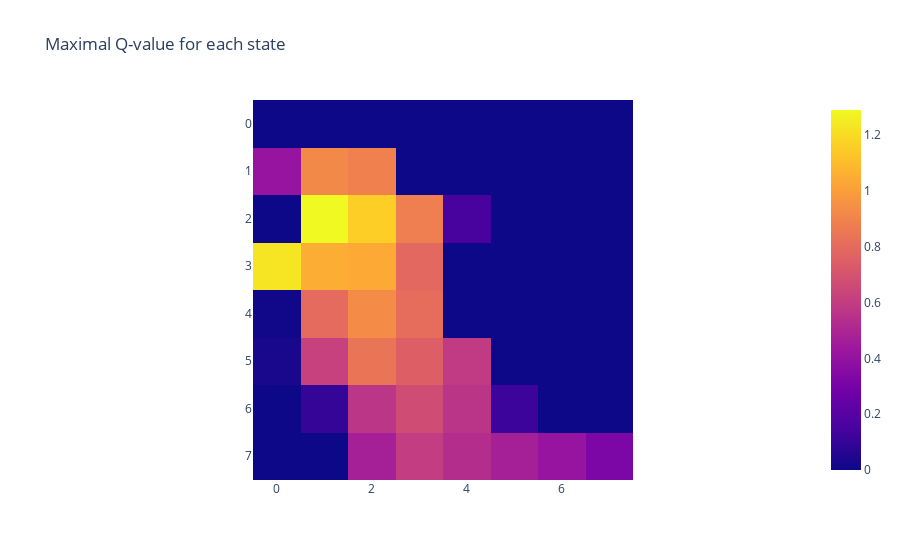
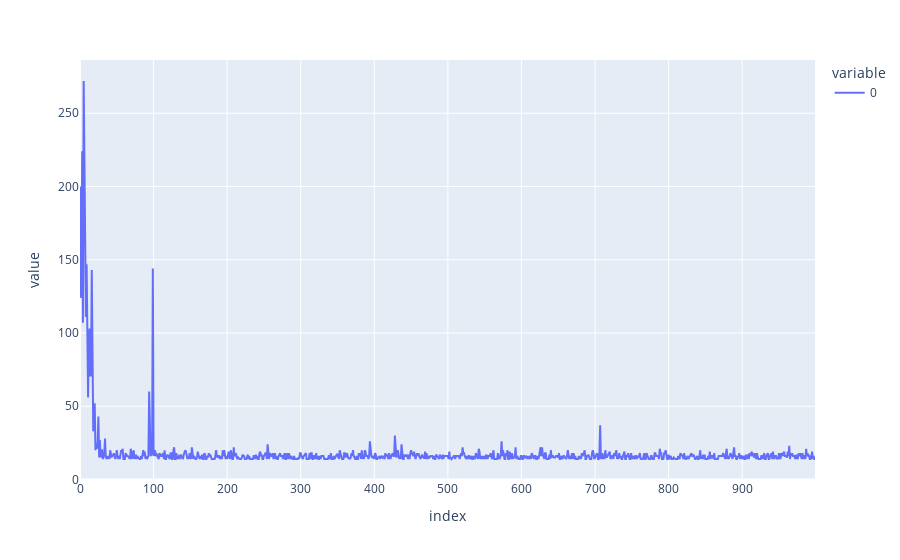

Here is the notebook cell these charts were saved with, in order:
### Code cell
def train_n_steps(n_steps=1000):    
    
    key = random.PRNGKey(0)
    q_values = jnp.zeros([GRID_SIZE[0], GRID_SIZE[1], N_ACTIONS], dtype=jnp.float32)
    env_state, obs = env.reset(key) 
    done = False

    steps = []

    for _ in tqdm(range(n_steps)):
        done = False
        n_steps = 0

        while not done:
            state, _ = env_state
            action, key = policy(key, N_ACTIONS, state, q_values)
            movement = movements[action]
            env_state, obs, reward, done = env.step(env_state, movement)

            q_values = agent.update(state, action, reward, done, obs, q_values)
            n_steps+=1
        steps.append(n_steps)


    fig=px.imshow(pd.DataFrame(jnp.max(q_values, axis=2)).round(2), title="Maximal Q-value for each state")
    fig.show()
    fig=px.line(steps)
    fig.show()
    
# train_n_steps()

### Figure 1 — Plotly figure (JSON) as saved in the notebook; plotly's stock layout.template omitted (floating-point values rounded to 4 significant figures)
{"data": [{"coloraxis": "coloraxis", "hovertemplate": "x: %{x}<br>y: %{y}<br>color: %{z}<extra></extra>", "name": "0", "type": "heatmap", "x": [0, 1, 2, 3, 4, 5, 6, 7], "xaxis": "x", "y": [0, 1, 2, 3, 4, 5, 6, 7], "yaxis": "y", "z": [[0, 0, 0, 0, 0, 0, 0, 0], [0.41, 0.92, 0.89, 0, 0, 0, 0, 0], [0, 1.29, 1.16, 0.88, 0.15, 0, 0, 0], [1.23, 1.05, 1.04, 0.79, 0, 0, 0, 0], [0.01, 0.8, 0.93, 0.81, 0, 0, 0, 0], [0.03, 0.62, 0.84, 0.75, 0.59, 0, 0, 0], [0, 0.1, 0.57, 0.67, 0.56, 0.12, 0, 0], [0, 0, 0.47, 0.6, 0.53, 0.47, 0.41, 0.32]]}], "layout": {"coloraxis": {"colorscale": [[0, "#0d0887"], [0.1111, "#46039f"], [0.2222, "#7201a8"], [0.3333, "#9c179e"], [0.4444, "#bd3786"], [0.5556, "#d8576b"], [0.6667, "#ed7953"], [0.7778, "#fb9f3a"], [0.8889, "#fdca26"], [1, "#f0f921"]]}, "title": {"text": "Maximal Q-value for each state"}, "xaxis": {"anchor": "y", "constrain": "domain", "domain": [0, 1], "scaleanchor": "y"}, "yaxis": {"anchor": "x", "autorange": "reversed", "constrain": "domain", "domain": [0, 1]}}}

### Figure 2 — Plotly figure (JSON) as saved in the notebook; plotly's stock layout.template omitted (floating-point values rounded to 4 significant figures; data arrays with more than 128 entries replaced by an {"elided": "..."} marker saying what was removed)
{"data": [{"hovertemplate": "variable=0<br>index=%{x}<br>value=%{y}<extra></extra>", "legendgroup": "0", "line": {"color": "#636efa", "dash": "solid"}, "marker": {"symbol": "circle"}, "mode": "lines", "name": "0", "orientation": "v", "showlegend": true, "type": "scatter", "x": {"elided": "1000 int values"}, "xaxis": "x", "y": {"elided": "1000 int values"}, "yaxis": "y"}], "layout": {"legend": {"title": {"text": "variable"}, "tracegroupgap": 0}, "margin": {"t": 60}, "xaxis": {"anchor": "y", "domain": [0, 1], "title": {"text": "index"}}, "yaxis": {"anchor": "x", "domain": [0, 1], "title": {"text": "value"}}}}
